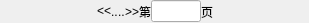
<?xml version="1.0" encoding="UTF-8"?>
<ui version="4.0">
 <class>PageWidget</class>
 <widget class="QWidget" name="PageWidget">
  <property name="geometry">
   <rect>
    <x>0</x>
    <y>0</y>
    <width>309</width>
    <height>23</height>
   </rect>
  </property>
  <property name="windowTitle">
   <string>Form</string>
  </property>
  <property name="styleSheet">
   <string notr="true"/>
  </property>
  <layout class="QHBoxLayout" name="horizontalLayout">
   <property name="spacing">
    <number>0</number>
   </property>
   <property name="margin">
    <number>0</number>
   </property>
   <item>
    <spacer name="horizontalSpacer_2">
     <property name="orientation">
      <enum>Qt::Horizontal</enum>
     </property>
     <property name="sizeHint" stdset="0">
      <size>
       <width>40</width>
       <height>20</height>
      </size>
     </property>
    </spacer>
   </item>
   <item>
    <widget class="QLabel" name="previousPageLabel">
     <property name="toolTip">
      <string>上一页</string>
     </property>
     <property name="text">
      <string>&lt;&lt;</string>
     </property>
    </widget>
   </item>
   <item>
    <widget class="QWidget" name="leftPagesWidget" native="true"/>
   </item>
   <item>
    <widget class="QLabel" name="leftSeparateLabel">
     <property name="toolTip">
      <string>下一页</string>
     </property>
     <property name="text">
      <string>..</string>
     </property>
    </widget>
   </item>
   <item>
    <widget class="QWidget" name="centerPagesWidget" native="true"/>
   </item>
   <item>
    <widget class="QLabel" name="rightSeparateLabel">
     <property name="toolTip">
      <string>下一页</string>
     </property>
     <property name="text">
      <string>..</string>
     </property>
    </widget>
   </item>
   <item>
    <widget class="QWidget" name="rightPagesWidget" native="true"/>
   </item>
   <item>
    <widget class="QLabel" name="nextPageLabel">
     <property name="toolTip">
      <string>下一页</string>
     </property>
     <property name="text">
      <string>&gt;&gt;</string>
     </property>
    </widget>
   </item>
   <item>
    <widget class="QLabel" name="label">
     <property name="text">
      <string>第</string>
     </property>
    </widget>
   </item>
   <item>
    <widget class="QLineEdit" name="pageLineEdit">
     <property name="minimumSize">
      <size>
       <width>50</width>
       <height>0</height>
      </size>
     </property>
     <property name="maximumSize">
      <size>
       <width>50</width>
       <height>16777215</height>
      </size>
     </property>
     <property name="alignment">
      <set>Qt::AlignCenter</set>
     </property>
    </widget>
   </item>
   <item>
    <widget class="QLabel" name="label_2">
     <property name="text">
      <string>页</string>
     </property>
    </widget>
   </item>
   <item>
    <spacer name="horizontalSpacer">
     <property name="orientation">
      <enum>Qt::Horizontal</enum>
     </property>
     <property name="sizeHint" stdset="0">
      <size>
       <width>45</width>
       <height>20</height>
      </size>
     </property>
    </spacer>
   </item>
  </layout>
 </widget>
 <resources/>
 <connections/>
</ui>
